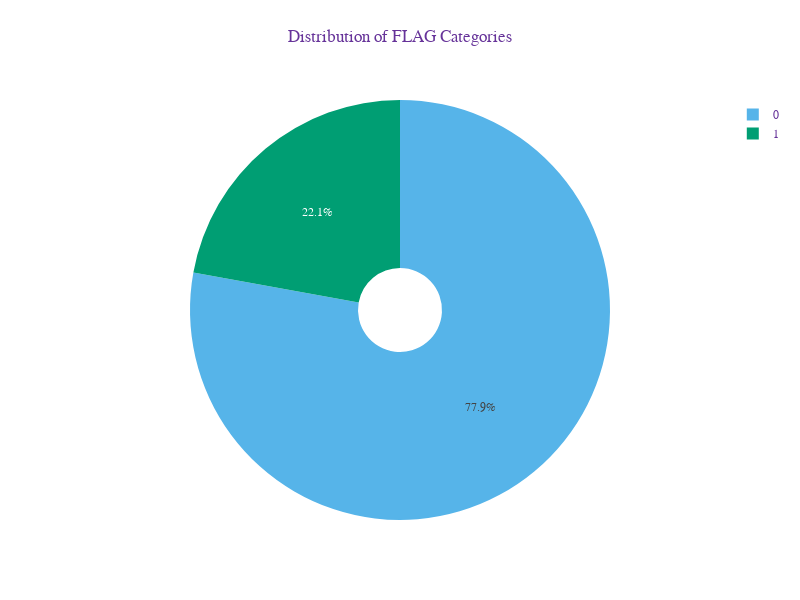

Notebook source saved alongside this figure:
### Markdown cell above
#### 4.2. Visualization

### Code cell
value_counts = df['FLAG'].value_counts()
# Create the pie chart
fig = px.pie(values=value_counts, 
             names=value_counts.index,
             title='Distribution of FLAG Categories',
             hole=0.2)

# Update the colors for colorblind accessibility
colors = ['#56B4E9', '#009E73']  

# Update the layout to make it more attractive and accessible
fig.update_layout(font=dict(family="Arial, sans-serif", size=12, color='RebeccaPurple'),
                  paper_bgcolor='white',
                  plot_bgcolor='LightSteelBlue',
                  showlegend=True,
                  title_x=0.5,  # Center the title
                  title_y=0.95,  # Adjust the title position
                  width=800,  # Set the width
                  height=600,  # Set the height
                  )

# Update the color of the plots
fig.update_traces(marker=dict(colors=colors))

# Show the plot
fig.show()

### Figure 1 — Plotly figure (JSON) as saved in the notebook; plotly's stock layout.template omitted (floating-point values rounded to 4 significant figures)
{"data": [{"domain": {"x": [0.0, 1.0], "y": [0.0, 1.0]}, "hole": 0.2, "hovertemplate": "label=%{label}<br>value=%{value}<extra></extra>", "labels": [0, 1], "legendgroup": "", "marker": {"colors": ["#56B4E9", "#009E73"]}, "name": "", "showlegend": true, "type": "pie", "values": [7662, 2179]}], "layout": {"font": {"color": "RebeccaPurple", "family": "Arial, sans-serif", "size": 12}, "height": 600, "legend": {"tracegroupgap": 0}, "paper_bgcolor": "white", "plot_bgcolor": "LightSteelBlue", "showlegend": true, "title": {"text": "Distribution of FLAG Categories", "x": 0.5, "y": 0.95}, "width": 800}}
